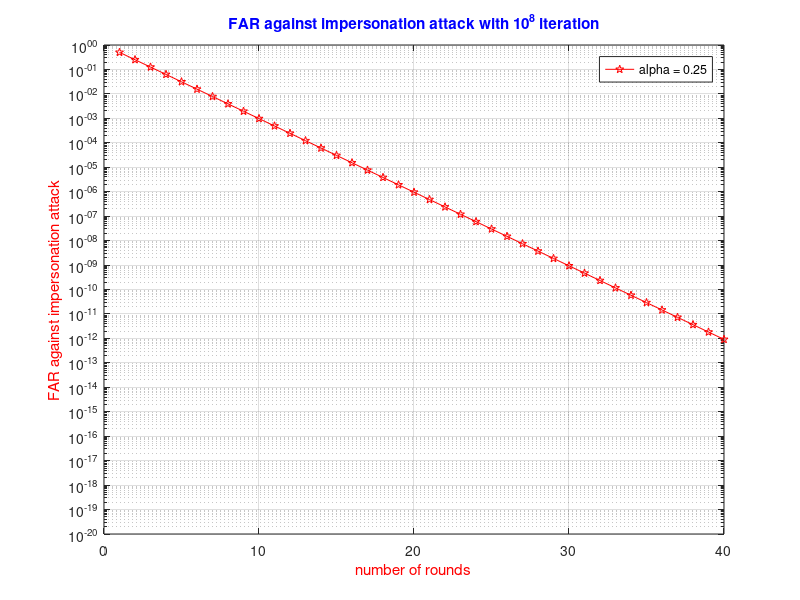

This chart was generated by the following MATLAB code:
clc
clear all
close all
n = 40;                    % number of rounds
%% 
counter = zeros(1,n);
alpha = [0.25 0.5 0.75 1];
for k = 1:length(alpha)

%h = waitbar(0,'Please wait...');
% for j=1:10^9
%     
%                 
%                 v = rand(2,n) > 0.5;               
%                 c = rand(1,n) > 0.5;              
%                 p = rand(1,n) > alpha(k);    
%                 
%                 for i = 1:n
%                     if p(i) == 0
%                         if c(i) == (rand >0.5)
%                             counter(i) = counter(i)+1;
%                         elseif  v((rand>0.5)+1,i) == (rand>0.5)
%                             counter(i) = counter(i)+1;
%                         else
%                             break
%                         end
%                     else
%                         if (rand>0.5) == v(c(i)+1,i)
%                             counter(i) = counter(i)+1;
%                         else
%                             break
%                         end
%                     end
%                 end
% end
FAR_sim(k,:) = counter/j;
counter = zeros(1,n);
%%
FAR_thr(k,:) = (1/2 ).^[1:n];
end
round = [1:n];
%semilogy(round,FAR_sim(1,:),'-r',round,FAR_sim(2,:),'-g',round,FAR_sim(3,:),'-k',round,FAR_sim(4,:),'-b')
%axis([0 40 10^-20 1 ])
% grid on
% hold on
semilogy(round,FAR_thr(1,:),'-pr')
axis([0 40 10^-20 1 ])
grid on

title('FAR against impersonation attack with 10^8 iteration','color','b')
xlabel('number of rounds','color','r')
ylabel('FAR against impersonation attack','color','r')
legend('alpha = 0.25','alpha = 0.5','alpha = 0.75','alpha = 1','simulation')


               